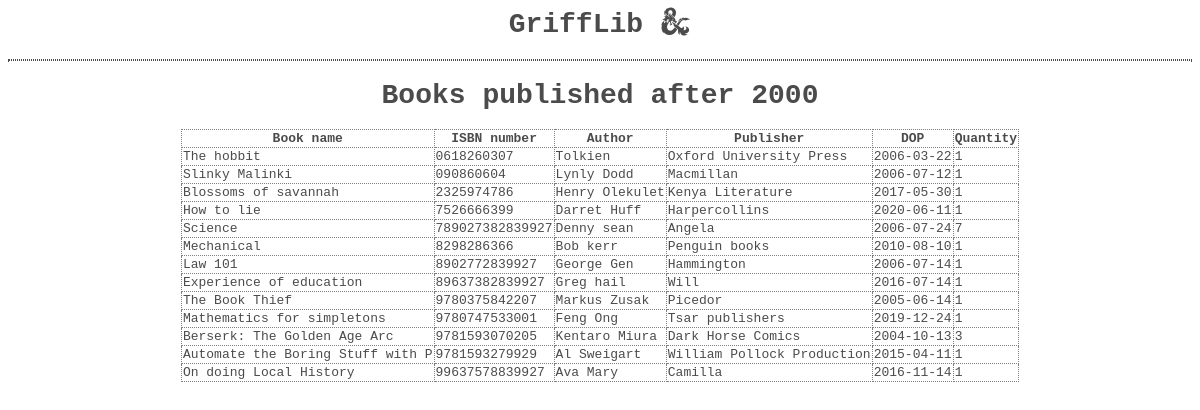
The page /Front-end/Front-end/reports/new_books.php on the database its author committed.
### tables this page shows
CREATE TABLE `book` (
  `BookID` int(11) NOT NULL,
  `BookName` varchar(32) NOT NULL,
  `ISBN` varchar(64) NOT NULL,
  `Author` varchar(32) NOT NULL,
  `Publisher` varchar(32) NOT NULL,
  `DOP` date NOT NULL,
  `Date Added` date DEFAULT NULL,
  `Cost` decimal(10,0) DEFAULT NULL,
  `Donated` varchar(5) DEFAULT NULL,
  `GoodCondition?` varchar(5) DEFAULT NULL,
  `CategoryName` varchar(32) NOT NULL
);

### Front-end/Front-end/reports/new_books.php (the view, shortened to what this page needs)
<?php
$con = mysqli_connect('localhost', 'root', '','griffin');
$sql = "SELECT * FROM new_book";
$rs = mysqli_query($con, $sql);
echo "<link rel='stylesheet' type='text/css' href='../report.css'>
    <script src='https://kit.fontawesome.com/e17d9bd247.js'></script>
    <center><h1>GriffLib <i class='fa-brands fa-d-and-d'></i></h1>
    <hr>
    <h1>Books published after 2000</h1>
    <table border='1'>
    <tr>
        <th>Book name</th>
        <th>ISBN number</th>
        <th>Author</th>
        <th>Publisher</th>
        <th>DOP</th>
        <th>Quantity</th>
    <tr>";
while($row = mysqli_fetch_array($rs)){
echo "<tr><td>" . htmlspecialchars($row['BookName']) . "</td><td>" . htmlspecialchars($row['ISBN']) . "</td><td>" . htmlspecialchars($row['Author']) . "</td><td>" . htmlspecialchars($row['Publisher']) . "</td><td>" . htmlspecialchars($row['DOP']) . "</td><td>" . htmlspecialchars($row['Quantity']) . "</td></tr>";
}
echo "</table></center>";

### Front-end/Front-end/report.css (style rules this page uses)
table, th, td { border-collapse: collapse; border-style: dotted; }
hr { border-style: dotted; }

### rows shown on the page
book: BookName "The hobbit", ISBN "0618260307", Author "Tolkien", Publisher "Oxford University Press", DOP "2006-03-22", Quantity "1"
book: BookName "Slinky Malinki", ISBN "090860604", Author "Lynly Dodd", Publisher "Macmillan", DOP "2006-07-12", Quantity "1"
book: BookName "Blossoms of savannah", ISBN "2325974786", Author "Henry Olekulet", Publisher "Kenya Literature", DOP "2017-05-30", Quantity "1"
book: BookName "How to lie", ISBN "7526666399", Author "Darret Huff", Publisher "Harpercollins", DOP "2020-06-11", Quantity "1"
book: BookName "Science", ISBN "789027382839927", Author "Denny sean", Publisher "Angela", DOP "2006-07-24", Quantity "7"
book: BookName "Mechanical", ISBN "8298286366", Author "Bob kerr", Publisher "Penguin books", DOP "2010-08-10", Quantity "1"
book: BookName "Law 101", ISBN "8902772839927", Author "George Gen", Publisher "Hammington", DOP "2006-07-14", Quantity "1"
book: BookName "Experience of education", ISBN "89637382839927", Author "Greg hail", Publisher "Will", DOP "2016-07-14", Quantity "1"
book: BookName "The Book Thief", ISBN "9780375842207", Author "Markus Zusak", Publisher "Picedor", DOP "2005-06-14", Quantity "1"
book: BookName "Mathematics for simpletons", ISBN "9780747533001", Author "Feng Ong", Publisher "Tsar publishers", DOP "2019-12-24", Quantity "1"
book: BookName "Berserk: The Golden Age Arc", ISBN "9781593070205", Author "Kentaro Miura", Publisher "Dark Horse Comics", DOP "2004-10-13", Quantity "3"
book: BookName "Automate the Boring Stuff with P", ISBN "9781593279929", Author "Al Sweigart", Publisher "William Pollock Production", DOP "2015-04-11", Quantity "1"
book: BookName "On doing Local History", ISBN "99637578839927", Author "Ava Mary", Publisher "Camilla", DOP "2016-11-14", Quantity "1"
